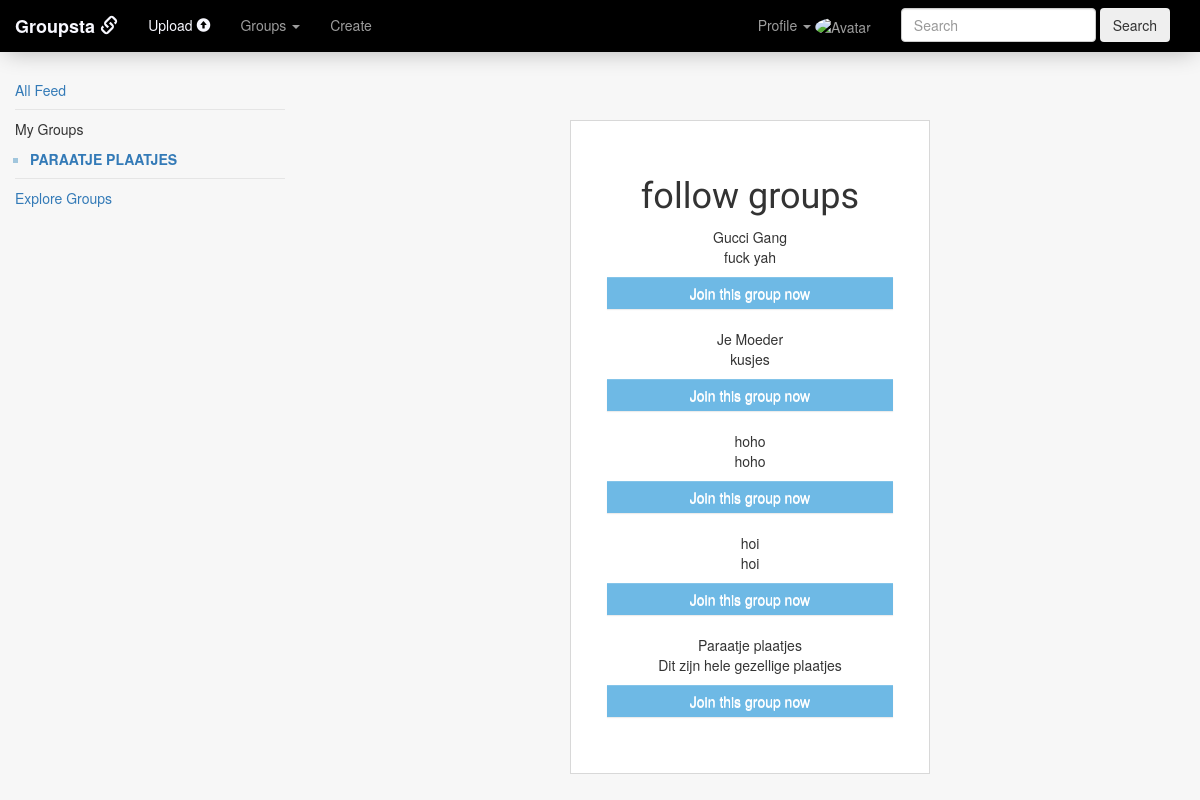
Page /followgroup (signed in) on the earlier database version.
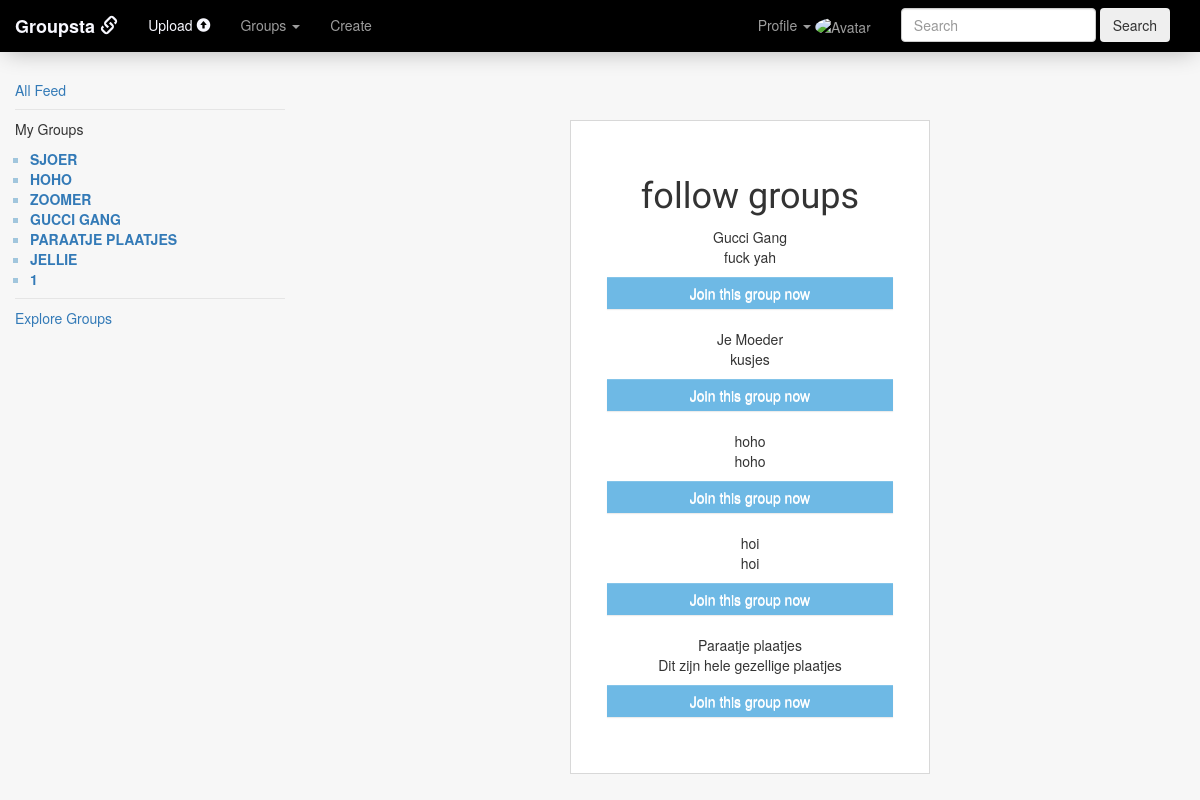
Same page on the later database version.
### tables this page shows
CREATE TABLE 'follow' ('follow_id' INTEGER PRIMARY KEY AUTOINCREMENT NOT NULL, 'user_id' INTEGER, 'group_id' INTEGER,'username' TEXT,'groupname' TEXT, 'time' DATETIME DEFAULT CURRENT_TIMESTAMP, 'admin' INTEGER);

CREATE TABLE 'groups' ('group_id' INTEGER PRIMARY KEY AUTOINCREMENT NOT NULL, 'group_name' TEXT NOT NULL, 'bio' INTEGER NOT NULL, 'members' INTEGER, 'time' DATETIME NOT NULL DEFAULT CURRENT_TIMESTAMP);

### application.py (the view)
@app.route("/followgroup", methods=["GET", "POST"])
@login_required
def followgroup():
    group = groups.Group(session["user_id"])
    followable = group.exploregroups()
    groupfollow = group.followed()
    if request.method == "POST":
        if request.form["action"]:
            group_id = request.form["action"]
            session["group_id"] = group_id
            result = group.follow(group_id)
            if result == None:
                return render_template("followgroup.html", followable = followable, error = "You're already member of this group", groupnames = groupfollow)
            else:
                return redirect(url_for("index"))
    else:
        return render_template("followgroup.html", followable = followable, groupnames = groupfollow)

### helpers.py (called while the page is built)
def login_required(f):
    @wraps(f)
    def decorated_function(*args, **kwargs):
        if session.get("user_id") is None:
            return redirect("/login")
        return f(*args, **kwargs)
    return decorated_function

### models/groups.py (called while the page is built)
    def exploregroups(self):
        result = db.execute("SELECT * FROM groups ORDER BY RANDOM() LIMIT 5")
        return result

    def followed(self):
        groups = db.execute("SELECT groupname FROM follow WHERE user_id = :id",id = self.user_id)
        return groups

### templates/followgroup.html (shortened to what this page needs)
{% extends "layout.html" %}
{% block main %}
<body class="body_log_reg">
    <div class="main_container">
    <div class="container_log_reg">
        <form action="{{ url_for('followgroup') }}" method="post">
            <h1>follow groups</h1>
            {% for group in followable %}
                <p>
                    {{ group.group_name }}
                    <BR>
                    {{ group.bio }}
                    <BR>
                </p>
                <div class="panel_body">
                    <button name = "action" class="btn btn-default btn-block" id="log_reg_button" type = "submit" value = "{{ group.group_id }}">Join this group now</button>
                </div>
                <BR>
            {% endfor %}
        </form>
    </div>
    </div>
</body>
{% endblock %}

### templates/layout.html (shortened to what this page needs)
<!DOCTYPE html>
<html lang="en">
    <head>
        <link rel="stylesheet" href="https://maxcdn.bootstrapcdn.com/bootstrap/3.3.7/css/bootstrap.min.css">
        <link rel="stylesheet" href="https://maxcdn.bootstrapcdn.com/bootstrap/3.3.7/css/bootstrap-theme.min.css">
        <link href="{{ url_for('static', filename='style.css') }}" rel="stylesheet"/>
    </head>
    <body>
        <nav class = "navbar navbar-inverse" role = "navigation">
            <div class = "container-fluid">
            <div class= "navbar-header">
                <a class = "navbar-brand" href = "{{ url_for('index') }}"><font color="f8f8ff"><font family = "Lucida Console"><b> Groupsta <span class="glyphicon glyphicon-link"></span> </b></font></font></a>
            </div>
                <div class="collapse navbar-collapse" id="bs-example-navbar">
                    {% if session.user_id %}
                    <form action="{{ url_for('search') }}" class="navbar-form navbar-right" role="search" method=post>
                        <div class="form-group">
                            <input class="form-control" placeholder="Search" type="text" onkeyup="liveSearch(this.value)" required>
                        </div>
                        <button type="submit" class="btn">Search</button>
                    </form>
                    <ul class = "nav navbar-nav navbar-right">
                        <li class = "dropdown">
                                <a href = "#" class = "dropdown-toggle" data-toggle= "dropdown">Profile <span class="caret"></span> <img src="https://www.w3schools.com/w3images/avatar6.png" alt="Avatar" class="avatar">
                                </a>
                            </li>
                    </ul>
                    {% endif %}
                    <ul class = "nav navbar-nav navbar-left">
                        <li class = "active">
                            {% if session.user_id %}
                            <li><a href="{{ url_for('post') }}"><font color="f8f8ff">Upload <span class="glyphicon glyphicon-circle-arrow-up"></span> </font> </a></li>
                            <li class = "dropdown">
                                <a href = "#" class = "dropdown-toggle" data-toggle= "dropdown">Groups <span class="caret"></span></span>
                                </a>
                            </li>
                            <li><a href="{{ url_for('create') }}">Create</a></li>
                            {% else %}
                            <li><a href="{{ url_for('register') }}"><font color="f8f8ff">Join Groupsta</font></a></li>
                            <li><a href="{{ url_for('login') }}">Log In</a></li>
                            {% endif %}
                    </ul>
            </div>
        </div>
        </nav>
    <div class="container-fluid">
        <div class="row row-offcanvas row-offcanvas-left">
            <div class="col-xs-6 col-sm-3 sidebar-offcanvas" id="sidebar" role="navigation">
            <div class="sidebar-nav">
                <ul class="nav">
                    <div class="sidenav">
                        {% if session.user_id %}
                        <li class="active"><a href="{{ url_for('index') }}">All Feed</a></li>
                        <li class="nav-divider"></li>
                        <p>My Groups</p>
                            {% for groupname in groupnames %}
                            <ul id = "loadgroups">
                            <li><a id="sidebar_groups" href="{{ groupname.groupname }}">{{ groupname.groupname }}</a></li>
                            </ul>
                            {% endfor %}
						<li class="nav-divider"></li>
                        <li class="active"><a href="{{ url_for('followgroup') }}">Explore Groups</a></li>
                        {% endif %}
                    </ul>
                </div>
            </div>
            <main>
                <center>
                <br></br>
                {% block main %}{% endblock %}
            </main>
        </div>
    </body>
</html>

Differences in the rows shown:
added follow: groupname "SJOER"
added follow: groupname "HOHO"
added follow: groupname "ZOOMER"
added follow: groupname "GUCCI GANG"
added follow: groupname "JELLIE"
added follow: groupname "1"
